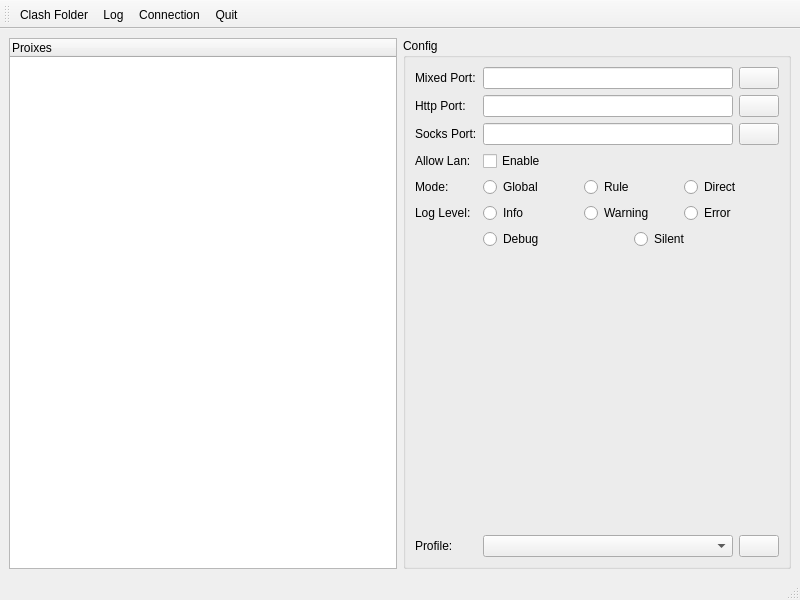
<?xml version="1.0" encoding="UTF-8"?>
<ui version="4.0">
 <class>MainWindow</class>
 <widget class="QMainWindow" name="MainWindow">
  <property name="geometry">
   <rect>
    <x>0</x>
    <y>0</y>
    <width>800</width>
    <height>600</height>
   </rect>
  </property>
  <property name="focusPolicy">
   <enum>Qt::ClickFocus</enum>
  </property>
  <property name="windowTitle">
   <string>Clash-Qt</string>
  </property>
  <property name="windowIcon">
   <iconset resource="../../../res/res.qrc">
    <normaloff>:/icon/clash.png</normaloff>:/icon/clash.png</iconset>
  </property>
  <widget class="QWidget" name="centralwidget">
   <layout class="QHBoxLayout" name="horizontalLayout">
    <item>
     <widget class="QTreeWidget" name="proxies">
      <column>
       <property name="text">
        <string>Proixes</string>
       </property>
      </column>
     </widget>
    </item>
    <item>
     <widget class="QGroupBox" name="groupBox">
      <property name="title">
       <string>Config</string>
      </property>
      <layout class="QFormLayout" name="formLayout">
       <item row="6" column="0">
        <widget class="QLabel" name="label_5">
         <property name="text">
          <string>Allow Lan:</string>
         </property>
        </widget>
       </item>
       <item row="6" column="1">
        <widget class="QCheckBox" name="allowLan">
         <property name="text">
          <string>Enable</string>
         </property>
        </widget>
       </item>
       <item row="7" column="0">
        <widget class="QLabel" name="label_3">
         <property name="text">
          <string>Mode:</string>
         </property>
        </widget>
       </item>
       <item row="7" column="1">
        <layout class="QHBoxLayout" name="horizontalLayout_4">
         <item>
          <widget class="QRadioButton" name="global">
           <property name="focusPolicy">
            <enum>Qt::ClickFocus</enum>
           </property>
           <property name="text">
            <string>Global</string>
           </property>
          </widget>
         </item>
         <item>
          <widget class="QRadioButton" name="rule">
           <property name="text">
            <string>Rule</string>
           </property>
          </widget>
         </item>
         <item>
          <widget class="QRadioButton" name="direct">
           <property name="text">
            <string>Direct</string>
           </property>
          </widget>
         </item>
        </layout>
       </item>
       <item row="8" column="0">
        <widget class="QLabel" name="label_4">
         <property name="text">
          <string>Log Level:</string>
         </property>
        </widget>
       </item>
       <item row="8" column="1">
        <layout class="QHBoxLayout" name="horizontalLayout_3">
         <item>
          <widget class="QRadioButton" name="info">
           <property name="text">
            <string>Info</string>
           </property>
          </widget>
         </item>
         <item>
          <widget class="QRadioButton" name="warning">
           <property name="text">
            <string>Warning</string>
           </property>
          </widget>
         </item>
         <item>
          <widget class="QRadioButton" name="error">
           <property name="text">
            <string>Error</string>
           </property>
          </widget>
         </item>
        </layout>
       </item>
       <item row="9" column="1">
        <layout class="QHBoxLayout" name="horizontalLayout_3_">
         <item>
          <widget class="QRadioButton" name="debug">
           <property name="text">
            <string>Debug</string>
           </property>
          </widget>
         </item>
         <item>
          <widget class="QRadioButton" name="silent">
           <property name="text">
            <string>Silent</string>
           </property>
          </widget>
         </item>
        </layout>
       </item>
       <item row="10" column="1">
        <spacer name="verticalSpacer">
         <property name="orientation">
          <enum>Qt::Vertical</enum>
         </property>
         <property name="sizeHint" stdset="0">
          <size>
           <width>20</width>
           <height>40</height>
          </size>
         </property>
        </spacer>
       </item>
       <item row="11" column="0">
        <widget class="QLabel" name="label_2">
         <property name="text">
          <string>Profile:</string>
         </property>
        </widget>
       </item>
       <item row="11" column="1">
        <layout class="QHBoxLayout" name="horizontalLayout_2">
         <item>
          <widget class="QComboBox" name="profile">
           <property name="sizePolicy">
            <sizepolicy hsizetype="Expanding" vsizetype="Fixed">
             <horstretch>0</horstretch>
             <verstretch>0</verstretch>
            </sizepolicy>
           </property>
           <property name="focusPolicy">
            <enum>Qt::ClickFocus</enum>
           </property>
          </widget>
         </item>
         <item>
          <widget class="QPushButton" name="profileEdit">
           <property name="text">
            <string/>
           </property>
           <property name="icon">
            <iconset theme="document-properties">
             <normaloff>.</normaloff>.</iconset>
           </property>
          </widget>
         </item>
        </layout>
       </item>
       <item row="1" column="0">
        <widget class="QLabel" name="label">
         <property name="text">
          <string>Mixed Port:</string>
         </property>
        </widget>
       </item>
       <item row="3" column="0">
        <widget class="QLabel" name="label_7">
         <property name="text">
          <string>Http Port:</string>
         </property>
        </widget>
       </item>
       <item row="5" column="0">
        <widget class="QLabel" name="label_8">
         <property name="text">
          <string>Socks Port:</string>
         </property>
        </widget>
       </item>
       <item row="1" column="1">
        <layout class="QHBoxLayout" name="horizontalLayout_5">
         <item>
          <widget class="QLineEdit" name="mixedPort">
           <property name="focusPolicy">
            <enum>Qt::ClickFocus</enum>
           </property>
           <property name="inputMethodHints">
            <set>Qt::ImhDigitsOnly</set>
           </property>
          </widget>
         </item>
         <item>
          <widget class="QPushButton" name="mixedPortSend">
           <property name="text">
            <string/>
           </property>
           <property name="icon">
            <iconset theme="document-send">
             <normaloff>.</normaloff>.</iconset>
           </property>
           <property name="flat">
            <bool>false</bool>
           </property>
          </widget>
         </item>
        </layout>
       </item>
       <item row="3" column="1">
        <layout class="QHBoxLayout" name="horizontalLayout_6">
         <item>
          <widget class="QLineEdit" name="httpPort">
           <property name="focusPolicy">
            <enum>Qt::ClickFocus</enum>
           </property>
          </widget>
         </item>
         <item>
          <widget class="QPushButton" name="httpPortSend">
           <property name="text">
            <string/>
           </property>
           <property name="icon">
            <iconset theme="document-send">
             <normaloff>.</normaloff>.</iconset>
           </property>
          </widget>
         </item>
        </layout>
       </item>
       <item row="5" column="1">
        <layout class="QHBoxLayout" name="horizontalLayout_7">
         <item>
          <widget class="QLineEdit" name="socksPort">
           <property name="focusPolicy">
            <enum>Qt::ClickFocus</enum>
           </property>
          </widget>
         </item>
         <item>
          <widget class="QPushButton" name="socksPortSend">
           <property name="text">
            <string/>
           </property>
           <property name="icon">
            <iconset theme="document-send">
             <normaloff>.</normaloff>.</iconset>
           </property>
          </widget>
         </item>
        </layout>
       </item>
      </layout>
     </widget>
    </item>
    <item>
     <layout class="QVBoxLayout" name="verticalLayout"/>
    </item>
   </layout>
  </widget>
  <widget class="QStatusBar" name="statusbar"/>
  <widget class="QToolBar" name="toolBar">
   <property name="windowTitle">
    <string>toolBar</string>
   </property>
   <property name="toolButtonStyle">
    <enum>Qt::ToolButtonTextBesideIcon</enum>
   </property>
   <attribute name="toolBarArea">
    <enum>TopToolBarArea</enum>
   </attribute>
   <attribute name="toolBarBreak">
    <bool>false</bool>
   </attribute>
   <addaction name="action_clash_folder"/>
   <addaction name="action_log"/>
   <addaction name="action_connection"/>
   <addaction name="action_quit"/>
  </widget>
  <action name="action_clash_folder">
   <property name="icon">
    <iconset theme="go-home">
     <normaloff>.</normaloff>.</iconset>
   </property>
   <property name="text">
    <string>Clash Folder</string>
   </property>
   <property name="toolTip">
    <string>Open Clash Folder</string>
   </property>
  </action>
  <action name="action_log">
   <property name="icon">
    <iconset theme="application-menu">
     <normaloff>.</normaloff>.</iconset>
   </property>
   <property name="text">
    <string>Log</string>
   </property>
   <property name="toolTip">
    <string>Show Clash Log</string>
   </property>
  </action>
  <action name="action_connection">
   <property name="icon">
    <iconset theme="network-connect">
     <normaloff>.</normaloff>.</iconset>
   </property>
   <property name="text">
    <string>Connection</string>
   </property>
   <property name="toolTip">
    <string>Show Clash Connection List</string>
   </property>
  </action>
  <action name="action_quit">
   <property name="icon">
    <iconset theme="application-exit">
     <normaloff>.</normaloff>.</iconset>
   </property>
   <property name="text">
    <string>Quit</string>
   </property>
   <property name="toolTip">
    <string>Quit Clash Qt</string>
   </property>
  </action>
 </widget>
 <resources>
  <include location="../../../res/res.qrc"/>
 </resources>
 <connections/>
</ui>
